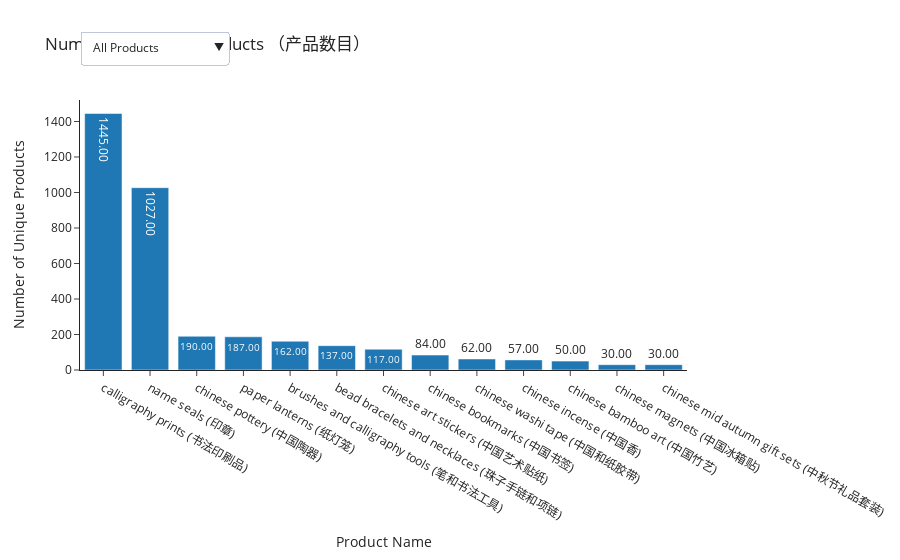
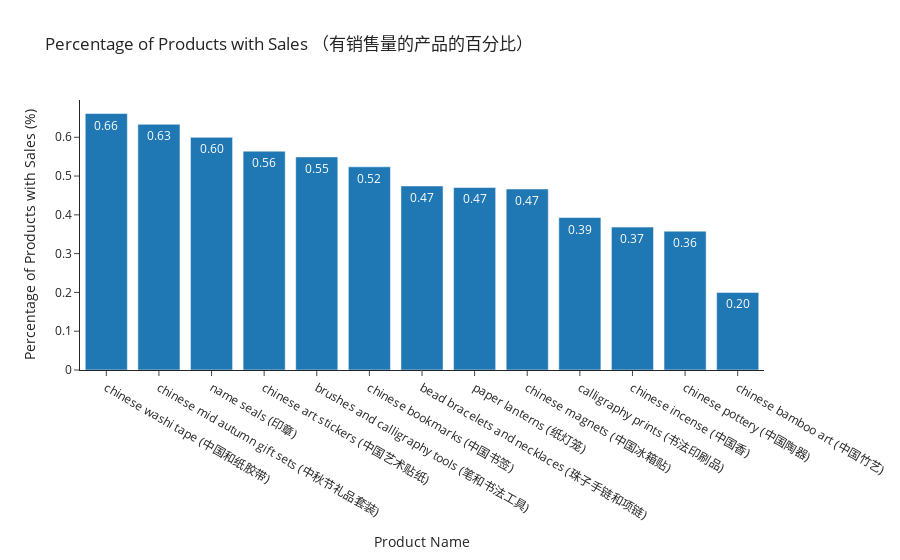

Notebook source saved alongside these figures, in order:
### Code cell
data_list = [
    all_product_data.groupby("product_name_chinese_name")["Product URL"]
    .nunique()
    .reset_index(),
    all_product_data[all_product_data["has_sales"] == True]
    .groupby("product_name_chinese_name")["Product URL"]
    .nunique()
    .reset_index(),
]


fig1 = plot_bar_chart_plotly_with_dropdown(
    data_list,
    labels=["All Products", "Products with Sales"],
    x="product_name_chinese_name",
    y="Product URL",
    title="Number of Unique Products （产品数目）",
    x_label="Product Name",
    y_label="Number of Unique Products",
)


# Plot Percentage of products with sales per product
fig2 = plot_bar_chart_plotly(
    all_product_data.groupby("product_name_chinese_name")["has_sales"]
    .mean()
    .reset_index(),
    x="product_name_chinese_name",
    y="has_sales",
    title="Percentage of Products with Sales （有销售量的产品的百分比）",
    x_label="Product Name",
    y_label="Percentage of Products with Sales (%)",
)

fig1.show()
fig2.show()

### Figure 1 — Plotly figure (JSON) as saved in the notebook; plotly's stock layout.template omitted (floating-point values rounded to 4 significant figures)
{"data": [{"name": "All Products", "text": [1445, 1027, 190, 187, 162, 137, 117, 84, 62, 57, 50, 30, 30], "textposition": "auto", "texttemplate": "%{text:.2f}", "type": "bar", "visible": true, "x": ["calligraphy prints (书法印刷品)", "name seals (印章)", "chinese pottery (中国陶器)", "paper lanterns (纸灯笼)", "brushes and calligraphy tools (笔和书法工具)", "bead bracelets and necklaces (珠子手链和项链)", "chinese art stickers (中国艺术贴纸)", "chinese bookmarks (中国书签)", "chinese washi tape (中国和纸胶带)", "chinese incense (中国香)", "chinese bamboo art (中国竹艺)", "chinese magnets (中国冰箱贴)", "chinese mid autumn gift sets (中秋节礼品套装)"], "y": [1445, 1027, 190, 187, 162, 137, 117, 84, 62, 57, 50, 30, 30]}, {"name": "Products with Sales", "text": [616, 568, 89, 88, 68, 66, 65, 44, 41, 21, 19, 14, 10], "textposition": "auto", "texttemplate": "%{text:.2f}", "type": "bar", "visible": false, "x": ["name seals (印章)", "calligraphy prints (书法印刷品)", "brushes and calligraphy tools (笔和书法工具)", "paper lanterns (纸灯笼)", "chinese pottery (中国陶器)", "chinese art stickers (中国艺术贴纸)", "bead bracelets and necklaces (珠子手链和项链)", "chinese bookmarks (中国书签)", "chinese washi tape (中国和纸胶带)", "chinese incense (中国香)", "chinese mid autumn gift sets (中秋节礼品套装)", "chinese magnets (中国冰箱贴)", "chinese bamboo art (中国竹艺)"], "y": [616, 568, 89, 88, 68, 66, 65, 44, 41, 21, 19, 14, 10]}], "layout": {"title": {"text": "Number of Unique Products （产品数目）"}, "updatemenus": [{"buttons": [{"args": [{"visible": [true, false]}], "label": "All Products", "method": "update"}, {"args": [{"visible": [false, true]}], "label": "Products with Sales", "method": "update"}], "direction": "down", "pad": {"r": 2, "t": 12}, "showactive": true, "x": 0, "xanchor": "left", "y": 1.3, "yanchor": "top"}], "xaxis": {"title": {"text": "Product Name"}}, "yaxis": {"title": {"text": "Number of Unique Products"}}}}

### Figure 2 — Plotly figure (JSON) as saved in the notebook; plotly's stock layout.template omitted (floating-point values rounded to 4 significant figures)
{"data": [{"name": "Has Sales", "text": [0.6613, 0.6333, 0.5998, 0.5641, 0.5494, 0.5238, 0.4745, 0.4706, 0.4667, 0.3931, 0.3684, 0.3579, 0.2], "textposition": "auto", "texttemplate": "%{text:.2f}", "type": "bar", "x": ["chinese washi tape (中国和纸胶带)", "chinese mid autumn gift sets (中秋节礼品套装)", "name seals (印章)", "chinese art stickers (中国艺术贴纸)", "brushes and calligraphy tools (笔和书法工具)", "chinese bookmarks (中国书签)", "bead bracelets and necklaces (珠子手链和项链)", "paper lanterns (纸灯笼)", "chinese magnets (中国冰箱贴)", "calligraphy prints (书法印刷品)", "chinese incense (中国香)", "chinese pottery (中国陶器)", "chinese bamboo art (中国竹艺)"], "y": [0.6613, 0.6333, 0.5998, 0.5641, 0.5494, 0.5238, 0.4745, 0.4706, 0.4667, 0.3931, 0.3684, 0.3579, 0.2]}], "layout": {"title": {"text": "Percentage of Products with Sales （有销售量的产品的百分比）"}, "xaxis": {"title": {"text": "Product Name"}}, "yaxis": {"title": {"text": "Percentage of Products with Sales (%)"}}}}
